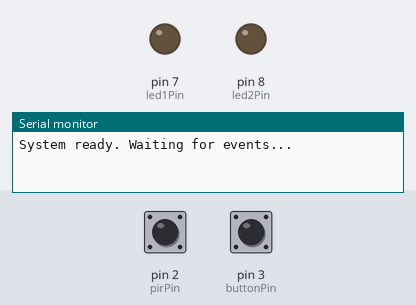
Simulated run of this sketch. Board: Arduino Uno, built with avr-gcc and run on an emulated ATmega328P. Parts: output pins drawn as LEDs (lit = HIGH), the last lines printed to the serial monitor. Inputs (shaded band) come from the test bench; at power-on: pin 2 (pirPin) LOW, pin 3 (buttonPin) HIGH.

Above: at 1.2 s.
1.3 s: pin 2 (pirPin) driven HIGH
At 1.6 s:
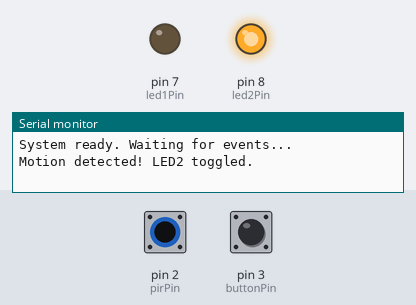
2.8 s: pin 3 (buttonPin) pulled LOW for 0.15 s
At 4.0 s:
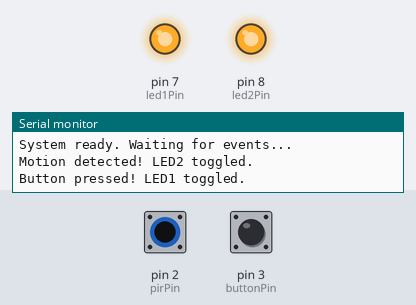
4.4 s: pin 3 (buttonPin) pulled LOW for 1 s
At 5.2 s:
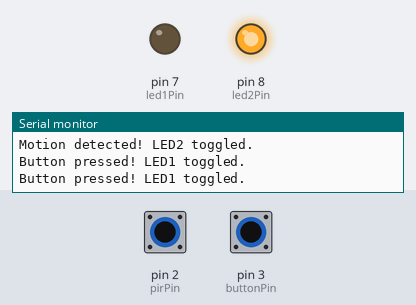
6.9 s: pin 3 (buttonPin) pulled LOW for 3.2 s
At 8.3 s:
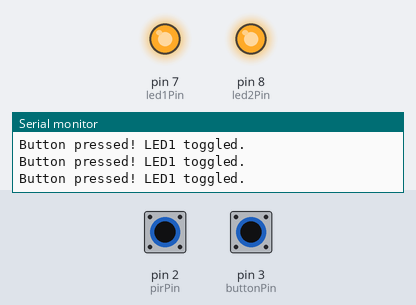
11.6 s: pin 2 (pirPin) pulsed LOW 5 times (0.12 s each, 0.3 s apart)
At 13.7 s:
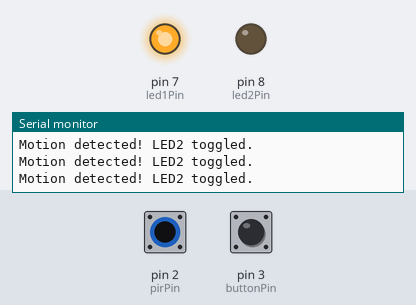
Timing chart, 0 to 15.2 s (numbered marks = the images above; inputs shaded):
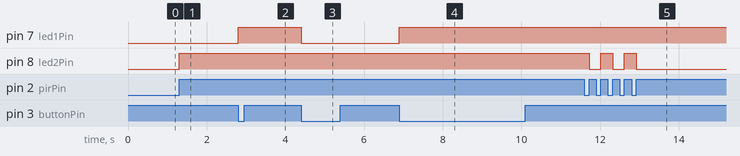

The sketch:

code.ino
```cpp
const int buttonPin = 3;
const int pirPin    = 2;
 const int led1Pin   = 7;
 const int led2Pin   = 8;
 //LED states
volatile bool led1State = LOW;
volatile bool led2State = LOW;

// Interrupt Service Routine for button
void handleButton() {
  led1State = !led1State;  // Toggle LED1 state
  digitalWrite(led1Pin, led1State);
  Serial.println("Button pressed! LED1 toggled.");
}

// Interrupt Service Routine for PIR sensor
void handlePIR() {
  led2State = !led2State;  // Toggle LED2 state
  digitalWrite(led2Pin, led2State);
  Serial.println("Motion detected! LED2 toggled.");
}

void setup() {
  Serial.begin(9600);

  // Setup LEDs
  pinMode(led1Pin, OUTPUT);
  pinMode(led2Pin, OUTPUT);

  // Setup button with internal pull-up
  pinMode(buttonPin, INPUT_PULLUP);

  // Setup PIR sensor as input
  pinMode(pirPin, INPUT);

  // Attach interrupts
  attachInterrupt(digitalPinToInterrupt(buttonPin), handleButton, FALLING); // button press (goes LOW)
  attachInterrupt(digitalPinToInterrupt(pirPin), handlePIR, RISING);        // PIR goes HIGH when motion detected

  Serial.println("System ready. Waiting for events...");
}

void loop() {
  // Nothing here - everything handled by interrupts
}
```

Measured:
- after the input at 1.3 s, pin 8 (led2Pin): LOW → HIGH at once
- after the input at 2.8 s, pin 7 (led1Pin): LOW → HIGH at once
- after the input at 4.4 s, pin 7 (led1Pin): HIGH → LOW at once
- after the input at 6.9 s, pin 7 (led1Pin): LOW → HIGH at once
- after the input at 11.6 s, pin 8 (led2Pin): alternates HIGH for 0.30 s and LOW for 0.30 s, 5 changes in all, then stays LOW, starting after 0.12 s
